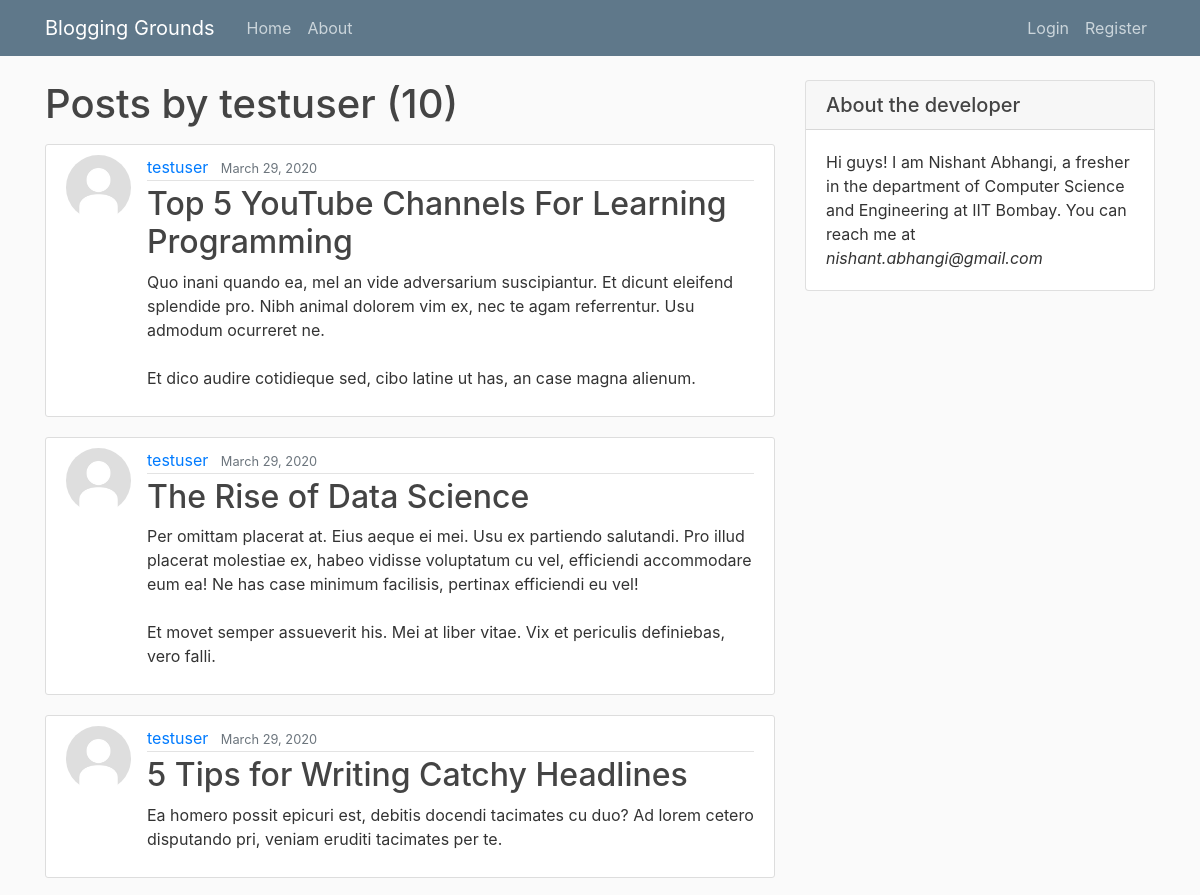
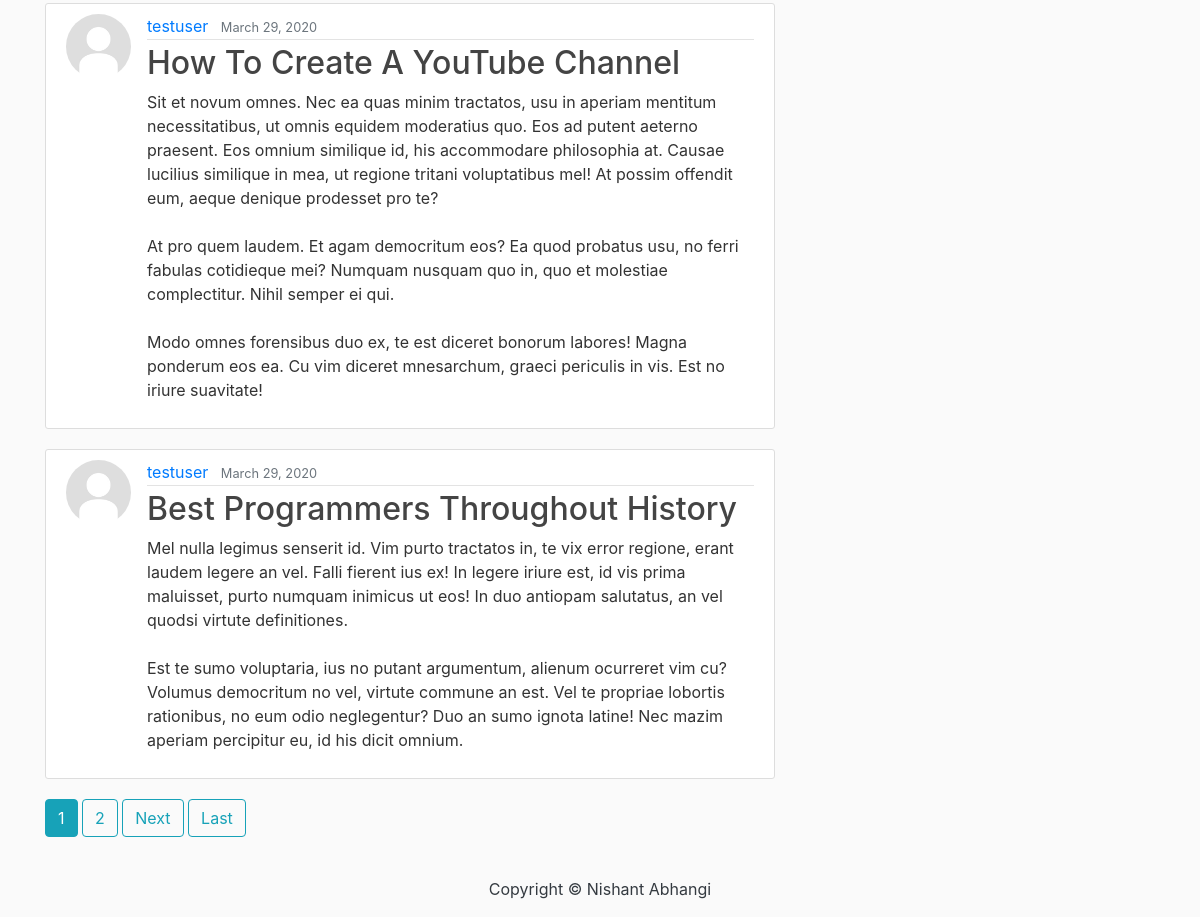
The app's page /user/testuser with its own data (2 pictures, top to bottom).
### blog/models.py (models this page shows, shortened)
class Post(models.Model):
    title = models.CharField(max_length = 100)
    content = models.TextField()
    date_posted = models.DateTimeField(default = timezone.now)
    author = models.ForeignKey(User, on_delete = models.CASCADE)

### users/models.py (models this page shows, shortened)
class Profile(models.Model):
    user = models.OneToOneField(User, on_delete = models.CASCADE)
    image = models.ImageField(default = 'default.jpg', upload_to = 'profile_pics')

### blog/views.py (the view)
# urls.py: path('user/<str:username>', UserPostListView.as_view(), name = 'user-posts'),
class UserPostListView(ListView):
    model = Post
    template_name = 'blog/user_posts.html'
    context_object_name = 'posts'
    paginate_by = 5
    def get_queryset(self):
        user = get_object_or_404(User, username = self.kwargs.get('username'))
        return Post.objects.filter(author = user).order_by('-date_posted')

### blog/templates/blog/user_posts.html (shortened to what this page needs)
{% extends 'blog/base.html' %}
{% block content %}
    <h1 class ='mb-3' >Posts by {{view.kwargs.username}} ({{page_obj.paginator.count}})</h1>
    {% for post in posts %}
        <article class="media content-section">
          <img class = 'rounded-circle article-img' src ='{{post.author.profile.image.url}}'>
          <div class="media-body">
            <div class="article-metadata">
              <a class="mr-2" href="{% url 'user-posts' post.author.username %}">{{ post.author }}</a>
              <small class="text-muted">{{ post.date_posted|date:'F d, Y' }}</small>
            </div>
          <h2><a class="article-title" href="{% url 'post-detail' post.id %} ">{{ post.title }}</a></h2>
          <p class="article-content">{{ post.content }}</p>
          </div>
        </article>
    {% endfor %}
    {% if is_paginated %}
      {% for num in page_obj.paginator.page_range %}
        {% if page_obj.number == num %}
          <a class="btn btn-info mb-4" href="?page={{ num }}">{{ num }}</a>
        {% elif num > page_obj.number|add:'-3' and num < page_obj.number|add:'3' %}
          <a class="btn btn-outline-info mb-4" href="?page={{ num }}">{{ num }}</a>
        {% endif %}
      {% endfor %}
      {% if page_obj.has_next %}
        <a class="btn btn-outline-info mb-4" href="?page={{ page_obj.next_page_number }}">Next</a>
        <a class="btn btn-outline-info mb-4" href="?page={{ page_obj.paginator.num_pages }}">Last</a>
      {% endif %}
    {% endif %}
{% endblock content %}

### blog/static/blog/main.css (style rules this page uses)
body { background: #fafafa; color: #333333; margin-top: 5rem; }
h1, h2, h3, h4, h5, h6 { color: #444444; }
.content-section { background: #ffffff; padding: 10px 20px; border: 1px solid #dddddd; border-radius: 3px; margin-bottom: 20px; }
.article-title { color: #444444; }
.article-content { white-space: pre-line; }
.article-img { height: 65px; width: 65px; margin-right: 16px; }
.article-metadata { padding-bottom: 1px; margin-bottom: 4px; border-bottom: 1px solid #e3e3e3 }

### records on screen
Post: author.profile.image (placeholder picture), author "testuser", date_posted "March 29, 2020", title "Top 5 YouTube Channels For Learning Programming", content "Quo inani quando ea, mel an vide adversarium suscipiantur. Et dicunt eleifend splendide pro. Nibh animal dolorem vim ex, nec te agam referrentur. Usu admodum ocurreret ne. Et dico audire cotidieque sed, cibo latine ut has, an case magna alienum."
Post: author.profile.image (placeholder picture), author "testuser", date_posted "March 29, 2020", title "The Rise of Data Science", content "Per omittam placerat at. Eius aeque ei mei. Usu ex partiendo salutandi. Pro illud placerat molestiae ex, habeo vidisse voluptatum cu vel, efficiendi accommodare eum ea! Ne has case minimum facilisis, pertinax efficiendi eu vel! Et movet semper assueverit his. Mei at liber vitae. Vix et periculis definiebas, vero falli."
Post: author.profile.image (placeholder picture), author "testuser", date_posted "March 29, 2020", title "5 Tips for Writing Catchy Headlines", content "Ea homero possit epicuri est, debitis docendi tacimates cu duo? Ad lorem cetero disputando pri, veniam eruditi tacimates per te."
Post: author.profile.image (placeholder picture), author "testuser", date_posted "March 29, 2020", title "How To Create A YouTube Channel", content "Sit et novum omnes. Nec ea quas minim tractatos, usu in aperiam mentitum necessitatibus, ut omnis equidem moderatius quo. Eos ad putent aeterno praesent. Eos omnium similique id, his accommodare philosophia at. Causae lucilius similique in mea, ut regione tritani voluptatibus mel! At possim offendit eum, aeque denique prodesset pro te? At pro quem laudem. Et agam democritum eos? Ea quod probatus usu, no ferri fabulas cotidieque mei? Numquam nusquam quo in, quo et molestiae complectitur. Nihil semper ei qui. Modo omnes forensibus duo ex, te est diceret bonorum labores! Magna ponderum eos ea. Cu vim diceret mnesarchum, graeci periculis in vis. Est no iriure suavitate!"
Post: author.profile.image (placeholder picture), author "testuser", date_posted "March 29, 2020", title "Best Programmers Throughout History", content "Mel nulla legimus senserit id. Vim purto tractatos in, te vix error regione, erant laudem legere an vel. Falli fierent ius ex! In legere iriure est, id vis prima maluisset, purto numquam inimicus ut eos! In duo antiopam salutatus, an vel quodsi virtute definitiones. Est te sumo voluptaria, ius no putant argumentum, alienum ocurreret vim cu? Volumus democritum no vel, virtute commune an est. Vel te propriae lobortis rationibus, no eum odio neglegentur? Duo an sumo ignota latine! Nec mazim aperiam percipitur eu, id his dicit omnium."

### other values on screen
{{ view.kwargs.username }} "testuser"
{{ page_obj.paginator.count }} "10"
{{ num }} "1"
{{ num }} "2"
